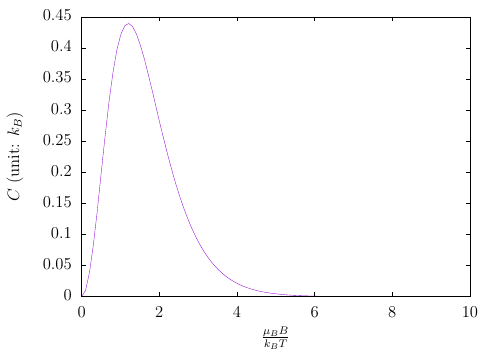

The script that saved this image:
set term epslatex standalone 12
set xlabel '$\frac{\mu_BB}{k_BT}$'
set ylabel '$C$ (unit: $k_B$ per atom)'
set xrange [0:10]
unset key
set output '3-C.tex'
plot x**2 * 4 / (exp(-x) + exp(x))**2
set output
